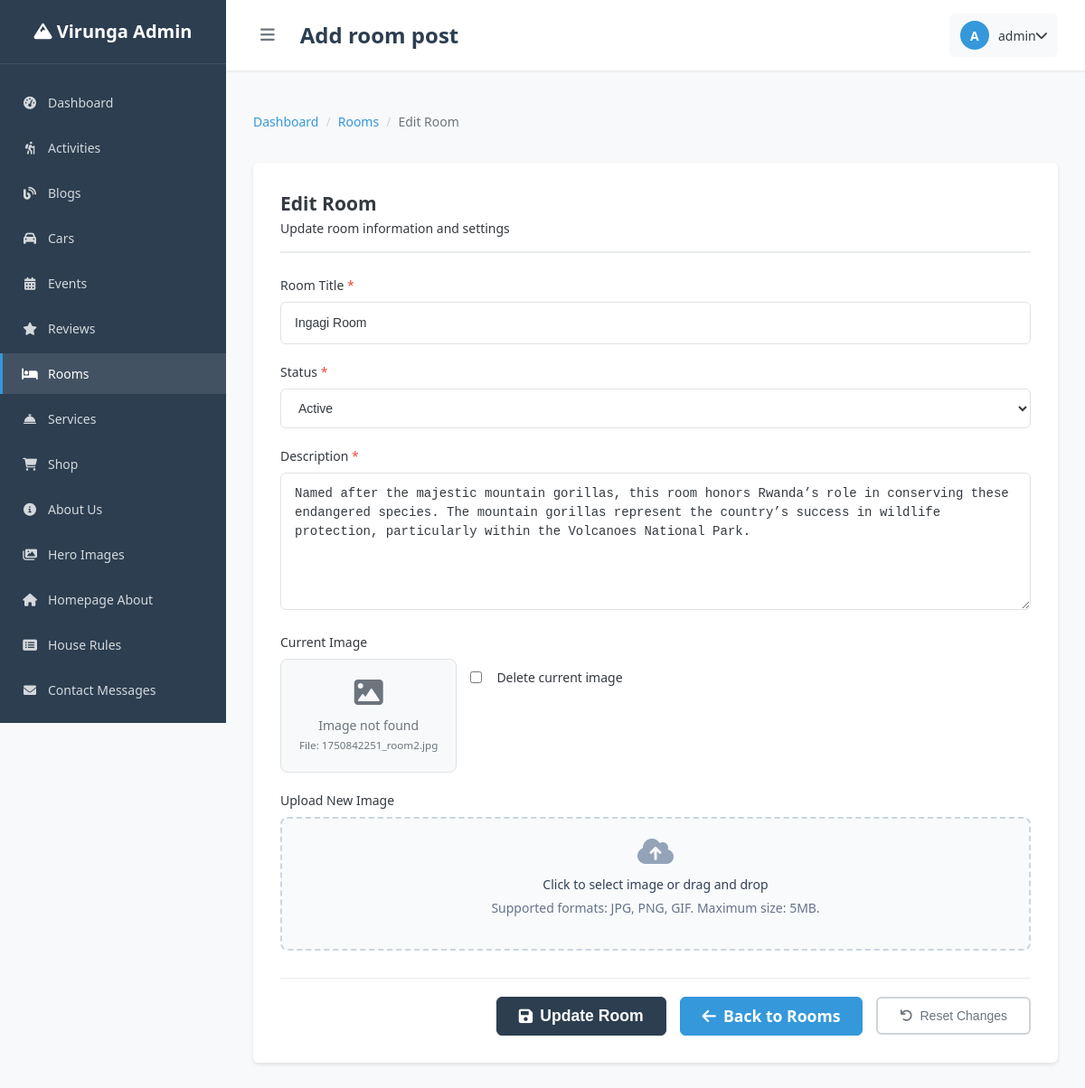
/admin/pages/rooms/edit.php?id=7 (signed in), run on the app's committed database.
### tables this page shows
CREATE TABLE `rooms` (
  `id` int(11) NOT NULL,
  `title` varchar(255) NOT NULL,
  `description` text NOT NULL,
  `image` varchar(500) NOT NULL,
  `status` enum('active','inactive','maintenance') DEFAULT 'active',
  `created_at` timestamp NOT NULL DEFAULT current_timestamp(),
  `updated_at` timestamp NOT NULL DEFAULT current_timestamp() ON UPDATE current_timestamp()
);

### admin/backend/api/utils/auth_middleware.php (called while the page is built, shortened)
<?php
function isAuthenticated() {
    return isset($_SESSION['admin_user_id']) &&
           isset($_SESSION['admin_username']) &&
           !empty($_SESSION['admin_user_id']);
}
function getCurrentUser() {
    require_once __DIR__ . '/../../database/connection.php';
    $user_id = $_SESSION['admin_user_id'];
    $query = "SELECT id, username, email, full_name, role, status, last_login
              FROM admin_users
              WHERE id = ? AND status = 'active'";
    $user = getSingleRow($query, 'i', [$user_id]);
    return $user;
}
?>

### admin/backend/database/connection.php (called while the page is built, shortened)
<?php
$conn = null;
function getConnection() {
    global $conn;
    if ($conn && !$conn->connect_error) {
        return $conn;
    }
    $db_config = [
        'host' => 'localhost',
        'username' => 'root',
        'password' => '',
        'database' => 'homestay',
        'charset' => 'utf8mb4'
    ];
    $conn = new mysqli(
        $db_config['host'],
        $db_config['username'],
        $db_config['password'],
        $db_config['database']
    );
    $conn->query("SET sql_mode = 'STRICT_TRANS_TABLES,ERROR_FOR_DIVISION_BY_ZERO,NO_AUTO_CREATE_USER,NO_ENGINE_SUBSTITUTION'");
    return $conn;
}
function executeQuery($query, $types = '', $params = []) {
    $conn = getConnection();
    $stmt = $conn->prepare($query);
    if (!empty($params)) {
        $stmt->bind_param($types, ...$params);
    }
    if (!$stmt->execute()) {
        error_log("Query execution failed: " . $stmt->error);
        return false;
    }
    $result = $stmt->get_result();
    return $result;
}
function getSingleRow($query, $types = '', $params = []) {
    $result = executeQuery($query, $types, $params);
    if ($result && $result->num_rows > 0) {
        return $result->fetch_assoc();
    }
    return null;
}
?>

### admin/pages/rooms/edit.php (the view, shortened to what this page needs)
<?php
require_once '../../backend/api/utils/auth_middleware.php';
require_once '../../backend/database/connection.php';
require_once '../../backend/api/utils/helpers.php';
$current_user = getCurrentUser();
$room_id = isset($_GET['id']) ? intval($_GET['id']) : 0;
$room = getSingleRow("SELECT * FROM rooms WHERE id = ?", 'i', [$room_id]);
$errors = [];
$form_data = [
    'title' => $room['title'] ?? '',
    'description' => $room['description'] ?? '',
    'status' => $room['status'] ?? 'active'
];
$breadcrumbs = [
    ['title' => 'Dashboard', 'url' => '../dashboard.php'],
    ['title' => 'Rooms', 'url' => 'index.php'],
    ['title' => 'Edit Room', 'url' => '']
];
?>
<!DOCTYPE html>
<html lang="en">
<head>
    <link rel="stylesheet" href="../../assets/css/dashboard.css">
    <link rel="stylesheet" href="../../assets/css/components.css">
    <link rel="stylesheet" href="../../assets/css/forms.css">
    <link rel="stylesheet" href="https://cdnjs.cloudflare.com/ajax/libs/font-awesome/6.0.0/css/all.min.css">
</head>
<body>
    <div class="admin-wrapper">
        <?php include '../includes/sidebar.php'; ?>
        <main class="admin-main">
            <header class="admin-header">
                <div class="header-left">
                    <button class="sidebar-toggle">
                        <i class="fas fa-bars"></i>
                    </button>
                    <h1 class="page-title">Add room post</h1>
                </div>
                <div class="header-right">
                    <div class="user-dropdown">
                        <div class="user-info">
                            <div class="user-avatar">
                                <?= strtoupper(substr($current_user['username'], 0, 1)) ?>
                            </div>
                            <span class="user-name"><?= htmlspecialchars($current_user['username']) ?></span>
                            <i class="fas fa-chevron-down"></i>
                        </div>
                    </div>
                </div>
            </header>
            <div class="admin-content">
                <?= generateBreadcrumb($breadcrumbs) ?>
                <div class="form-container">
                    <div class="form-header">
                        <h2>Edit Room</h2>
                        <p>Update room information and settings</p>
                    </div>
                    <form method="POST" enctype="multipart/form-data" class="admin-form">
                        <div class="form-grid">
                            <div class="form-group">
                                <label for="title" class="form-label required">Room Title</label>
                                <input type="text" id="title" name="title"
                                    class="form-control <?= isset($errors['title']) ? 'error' : '' ?>"
                                    value="<?= htmlspecialchars($form_data['title']) ?>" placeholder="Enter room title"
                                    required>
                            </div>
                            <div class="form-group">
                                <label for="status" class="form-label required">Status</label>
                                <select id="status" name="status"
                                    class="form-control <?= isset($errors['status']) ? 'error' : '' ?>" required>
                                    <option value="active" <?= $form_data['status'] === 'active' ? 'selected' : '' ?>>
                                        Active</option>
                                </select>
                            </div>
                        </div>
                        <div class="form-group">
                            <label for="description" class="form-label required">Description</label>
                            <textarea id="description" name="description"
                                class="form-control <?= isset($errors['description']) ? 'error' : '' ?>" rows="6"
                                placeholder="Enter room description"
                                required><?= htmlspecialchars($form_data['description']) ?></textarea>
                        </div>
                        <?php if (!empty($room['image'])): ?>
                            <div class="form-group">
                                <label class="form-label">Current Image</label>
                                <div class="current-image">
                                    <div style="display: none; padding: 20px; background: #f8f9fa; border: 1px solid #dee2e6; border-radius: 8px; text-align: center;">
                                        <i class="fas fa-image" style="font-size: 2rem; color: #6c757d; margin-bottom: 10px;"></i>
                                        <p style="margin: 0; color: #6c757d;">Image not found</p>
                                        <small style="color: #6c757d;">File: <?= htmlspecialchars($room['image']) ?></small>
                                    </div>
                                    <div class="image-actions">
                                        <label class="checkbox-label">
                                            <input type="checkbox" name="delete_existing_image" value="1">
                                            Delete current image
                                        </label>
                                    </div>
                                </div>
                            </div>
                        <?php endif; ?>
                        <div class="form-group">
                            <label for="image" class="form-label">Upload New Image</label>
                            <div class="image-upload-area">
                                <div class="upload-placeholder">
                                    <i class="fas fa-cloud-upload-alt"></i>
                                    <p>Click to select image or drag and drop</p>
                                    <small>Supported formats: JPG, PNG, GIF. Maximum size: 5MB.</small>
                                </div>
                            </div>
                        </div>
                        <div class="form-actions">
                            <button type="submit" class="btn btn-primary btn-lg" id="updateRoomBtn">
                                <i class="fas fa-save"></i> Update Room
                            </button>
                            <a href="index.php" class="btn btn-secondary btn-lg">
                                <i class="fas fa-arrow-left"></i> Back to Rooms
                            </a>
                            <button type="button" class="btn btn-outline-secondary" onclick="resetForm()">
                                <i class="fas fa-undo"></i> Reset Changes
                            </button>
                        </div>
                    </form>
                </div>
            </div>
        </main>
    </div>
</body>
</html>

### admin/assets/css/dashboard.css (style rules this page uses)
:root { --primary-color: #2c3e50; --secondary-color: #3498db; --success-color: #27ae60; --warning-color: #f39c12; --danger-color: #e74c3c; --light-color: #ecf0f1; --dark-color: #34495e; --white: #ffffff; --gray-100: #f8f9fa; --gray-200: #e9ecef; --gray-300: #dee2e6; --gray-400: #ced4da; --gray-500: #adb5bd; --gray-600: #6c757d; --gray-700: #495057; --gray-800: #343a40; --gray-900: #212529; --font-family-sans-serif: 'Segoe UI', Tahoma, Geneva, Verdana, sans-serif; --font-size-base: 14px; --line-height-base: 1.5; --border-radius: 6px; --border-radius-sm: 4px; --border-radius-lg: 8px; --box-shadow: 0 2px 4px rgba(0,0,0,0.1); --box-shadow-sm: 0 1px 2px rgba(0,0,0,0.05); --box-shadow-lg: 0 4px 8px rgba(0,0,0,0.15); --transition: all 0.3s ease; }
* { margin: 0; padding: 0; box-sizing: border-box; }
body { font-family: var(--font-family-sans-serif); font-size: var(--font-size-base); line-height: var(--line-height-base); color: var(--gray-800); background-color: var(--gray-100); }
.admin-wrapper { display: flex; min-height: 100vh; }
.admin-main { flex: 1; margin-left: 250px; transition: var(--transition); }
.admin-header { background-color: var(--white); border-bottom: 1px solid var(--gray-200); padding: 15px 30px; display: flex; justify-content: space-between; align-items: center; box-shadow: var(--box-shadow-sm); }
.header-left { display: flex; align-items: center; }
.sidebar-toggle { background: none; border: none; font-size: 18px; color: var(--gray-600); cursor: pointer; margin-right: 20px; padding: 8px; border-radius: var(--border-radius); transition: var(--transition); }
.page-title { font-size: 24px; font-weight: 600; color: var(--primary-color); margin: 0; }
.header-right { display: flex; align-items: center; gap: 15px; }
.user-dropdown { position: relative; }
.user-info { display: flex; align-items: center; padding: 8px 12px; background-color: var(--gray-100); border-radius: var(--border-radius); cursor: pointer; transition: var(--transition); }
.user-avatar { width: 32px; height: 32px; border-radius: 50%; background-color: var(--secondary-color); display: flex; align-items: center; justify-content: center; color: var(--white); font-weight: bold; margin-right: 10px; }
.user-name { font-weight: 500; color: var(--gray-800); }
.admin-content { padding: 30px; min-height: calc(100vh - 80px); }

### admin/assets/css/forms.css (style rules this page uses)
.form-container { background-color: var(--white); border-radius: var(--border-radius); box-shadow: var(--box-shadow); padding: 30px; margin-bottom: 30px; }
.form-header { margin-bottom: 25px; padding-bottom: 15px; border-bottom: 2px solid var(--gray-200); }
.form-group { margin-bottom: 20px; }
.form-label { display: block; margin-bottom: 8px; font-weight: 500; color: var(--gray-800); font-size: 14px; }
.form-label.required::after { content: ' *'; color: var(--danger-color); }
.form-control { width: 100%; padding: 12px 15px; border: 1px solid var(--gray-300); border-radius: var(--border-radius); font-size: 14px; line-height: 1.5; color: var(--gray-800); background-color: var(--white); transition: var(--transition); }
textarea.form-control { resize: vertical; min-height: 100px; }
.current-image { display: flex; align-items: flex-start; gap: 15px; }
.form-actions { margin-top: 30px; padding-top: 20px; border-top: 1px solid var(--gray-200); display: flex; gap: 15px; justify-content: flex-end; }
.btn { display: inline-flex; align-items: center; justify-content: center; padding: 12px 24px; font-size: 14px; font-weight: 500; line-height: 1; text-align: center; text-decoration: none; border: 1px solid transparent; border-radius: var(--border-radius); cursor: pointer; transition: var(--transition); min-width: 120px; }
.btn i { margin-right: 8px; }
.btn-primary { color: var(--white); background-color: var(--primary-color); border-color: var(--primary-color); }
.btn-secondary { color: var(--white); background-color: var(--secondary-color); border-color: var(--secondary-color); }
.btn-outline-secondary { color: var(--secondary-color); background-color: transparent; border-color: var(--secondary-color); }
.btn-lg { padding: 16px 32px; font-size: 16px; min-width: 160px; }

### data on the page
rooms: title "Ingagi Room", status "Active", description "Named after the majestic mountain gorillas, this room honors Rwanda’s role in conserving these endangered species. The mountain gorillas represent the country’s success in wildlife protection, particularly within the Volcanoes National Park.", image "1750842251_room2.jpg"

### other printed values
substr($current_user['username'], 0, 1) "A"
$current_user['username'] "admin"
$crumb['title'] "Dashboard"
$crumb['title'] "Rooms"
$crumb['title'] "Edit Room"
